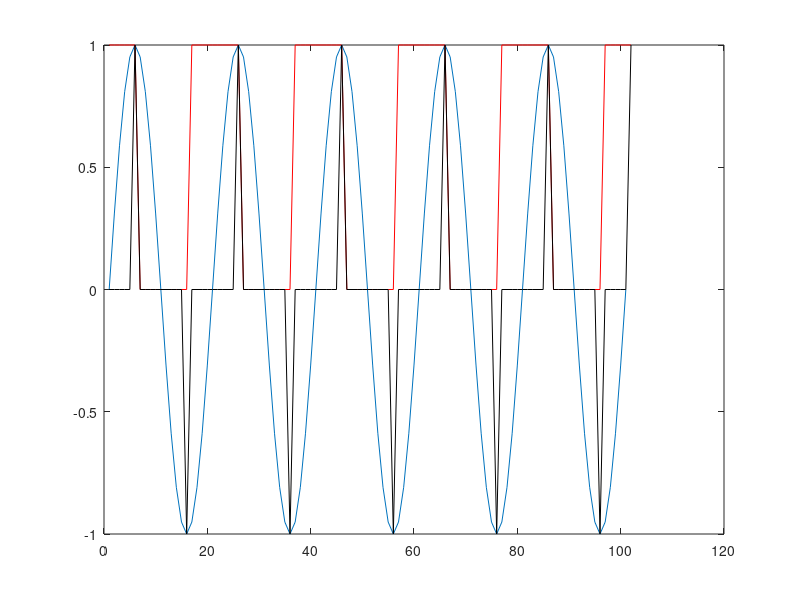

Here is the MATLAB script that generated this plot:
% BUSCAMAXIMOS Detecta todos los máximos de una se�al
% 
% Syntax: maximos=buscamaximos(datos)
% 
% Input parameters:
%   datos-> señal en la que se buscarán los máximos
%
% Output parameters:
%   maximos<- señal del mismo tamaño que datos, en la que aparece un 1 en 
%       la posición de cada máximo y un 0 en el resto de instantes.
%
% Examples:
%
% See also: buscamaximosth, localmaxima


% Author:   Diego
% History:  xx.yy.zz    Diego  creacion del archivo
%           	        JC, añade comentarios
%           19.12.07    incorporada a la toolbox
%           21.01.08    documentada
%           30.09.19    adaptada a la nueva documentación


function maximos=buscamaximos(Datos)

%% Se construye una señal de ejemplo para la documentación.
if (nargin==0)
    t=0:0.1:10;
    Datos=sin(2*pi*0.5*t);
    plot(Datos)
end

%% Se calcula la derivada
Datos=conv(Datos,[1,-1]);

%% Y se determina su signo
Datos=1*(Datos>=0);
if (nargin==0)
    hold on
    plot(Datos,'r');
end

%% La segunda derivada indica los pasos de creciente a decreciente
% Se cambia el signo para que sea positivo en máximos
%  y negativo en mínimos
Datos=conv(Datos,[-1,1]);


%% Se corrige el retraso de una muestra introducida por las dos derivadas
Datos=Datos(2:end);
if (nargin==0)
    hold on
    plot(Datos,'k');
end

%% Los máximos son los pulsos positivos:
maximos=(Datos>0);


%% La salida es:
% una secuencia de unos y ceros, con los unos correspondiendo
% a la posición de los máximos.
% Los indices se pueden calcular con el comando find()
